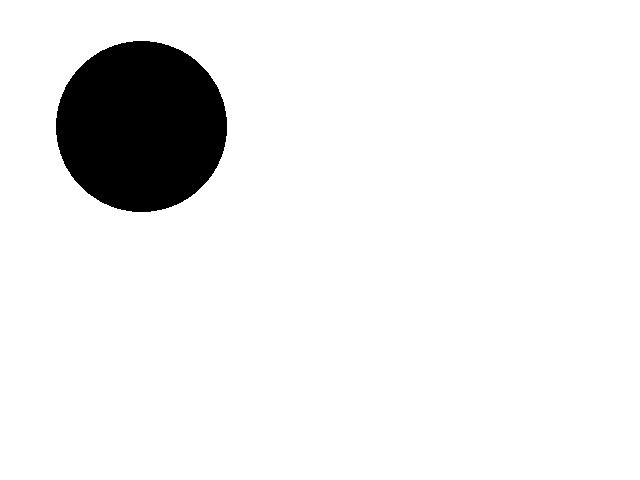
//> input picture test.png, 640 x 480 px
$ ./main   (built with g++ and OpenCV 4)
//> lines starting //> are read from the running program, lines starting //| are printed output that depends on the picture; after the words box and inside, x2 and y2 are one past the last pixel; in counts of white or black regions, pixels touching at a corner belong together
/*
 * @Description:
 * @Version:
 * @Author: William
 * @Date: 2021-05-12 22:52:11
 * @LastEditors: William
 * @LastEditTime: 2021-09-01 20:28:36
 */
#include <opencv2/opencv.hpp>
#include <opencv2/highgui.hpp>
#include <iostream>

#define Method 1;

using namespace cv;
using namespace std;

int canny_sobel(InputArray src, OutputArray &dst);
int soble_filt(InputArray src, OutputArray &dst);
void inspectTable(vector<unsigned int> &_Phase);

int main()
{
    Mat img = imread("test.png");
//> img is the input picture: 480 rows x 640 cols, CV_8UC3; 92.5% white; 1 black region, box (x1, y1, x2, y2) and area: (56, 41, 227, 212) 22948
    imshow("image",img);
    Mat BlurredImg;
    Mat EdgeImg;
    Mat dx,dy;
    Mat PhaseImg;
    //calculate the angle after canny operation.

    canny_sobel(img,EdgeImg);
    //imshow("Edge", EdgeImg);

    waitKey(0);
    return 0;

}

int canny_sobel(InputArray src, OutputArray &dst)
{
    Mat BlurredImg;
    Mat EdgeImg;
    Mat dx,dy;
    vector<unsigned int> Phase(360,0);
    //Mat PhaseImage;
    cv::blur(src,BlurredImg,Size(3,3));
    //BlurredImg = GrayImage;
    imshow("Blurred", BlurredImg);
    waitKey(0);
    //PhaseImage.create(BlurredImg.size(), CV_32F);
    cv::Canny(BlurredImg, EdgeImg, 5, 150, 3, false);
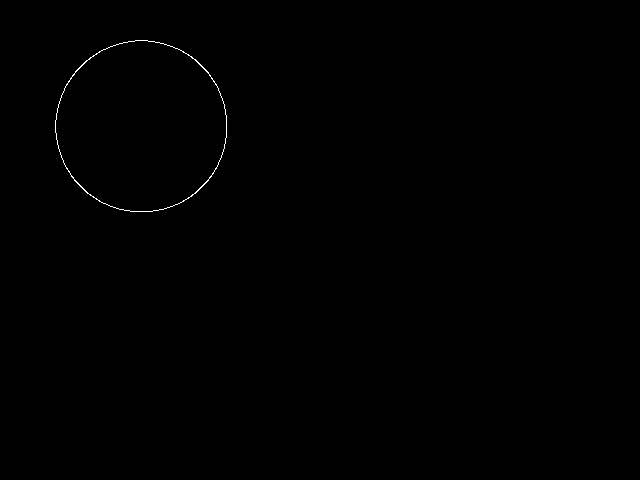
//> EdgeImg: 480 rows x 640 cols, CV_8UC1; 0.18% white in thin lines or dots, all inside (x1, y1, x2, y2) = (55, 40, 227, 212)

    imshow("Edge",EdgeImg);

    dx.create(BlurredImg.size(), CV_32F);
    dy.create(BlurredImg.size(), CV_32F);
    Mat dx_abs, dy_abs;

    Sobel(BlurredImg, dx, CV_32F, 1, 0, 3);
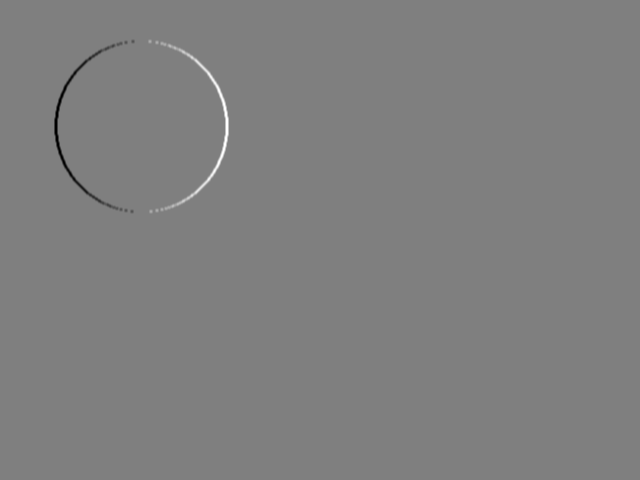
//> dx: 480 rows x 640 cols, CV_32FC3; min -680, max 680, mean 0; drawn with min black and max white
    Sobel(BlurredImg, dy, CV_32F, 0, 1, 3);

    for (int i = 0; i < EdgeImg.cols - 1; i++)
    {
        for (int j = 0; j < EdgeImg.rows - 1; j++)
        {
            if ( EdgeImg.at<unsigned char>(j, i) >= 200)
            {
                float gx = dx.at<float>(j, i);
                float gy = dy.at<float>(j, i);
                const float theta = fastAtan2(gy, gx + 0.00001);
                //PhaseImage.at<float>(j,i) = theta;

                const float thetaScale = 360.0 / 360;
                const int tableIndex = cvRound(theta / thetaScale) % 360;

                Phase[tableIndex]++;
            }
        }
    }
//> after the loop, Phase = 360 values, max 547 at index 0, min 0 at index 1, mean 1.58

    inspectTable(Phase);

    return 1;
}


// [56 lines left out: function soble_filt, not called in this run]

void inspectTable(vector<unsigned int> &_Phase)
{
    int entryNum = 0;
    for (int i = 0; i < _Phase.size(); i++)
    {
        cout << "Angle: " << i << " :" <<_Phase[i]<< endl;
        entryNum +=_Phase[i];
    }
//> this loop made 360 passes
//| Angle: 0 :547
//| Angle: 1 :0
//| Angle: 2 :0
//| Angle: 3 :0
//| Angle: 4 :0
//| Angle: 5 :0
//| Angle: 6 :0
//| Angle: 7 :0
//> (output is shown up to pass 8 of 360)
//> after the loop, entryNum = 568
    cout << "total edge points number is " << entryNum << "." <<endl;
//| total edge points number is 568.
}
